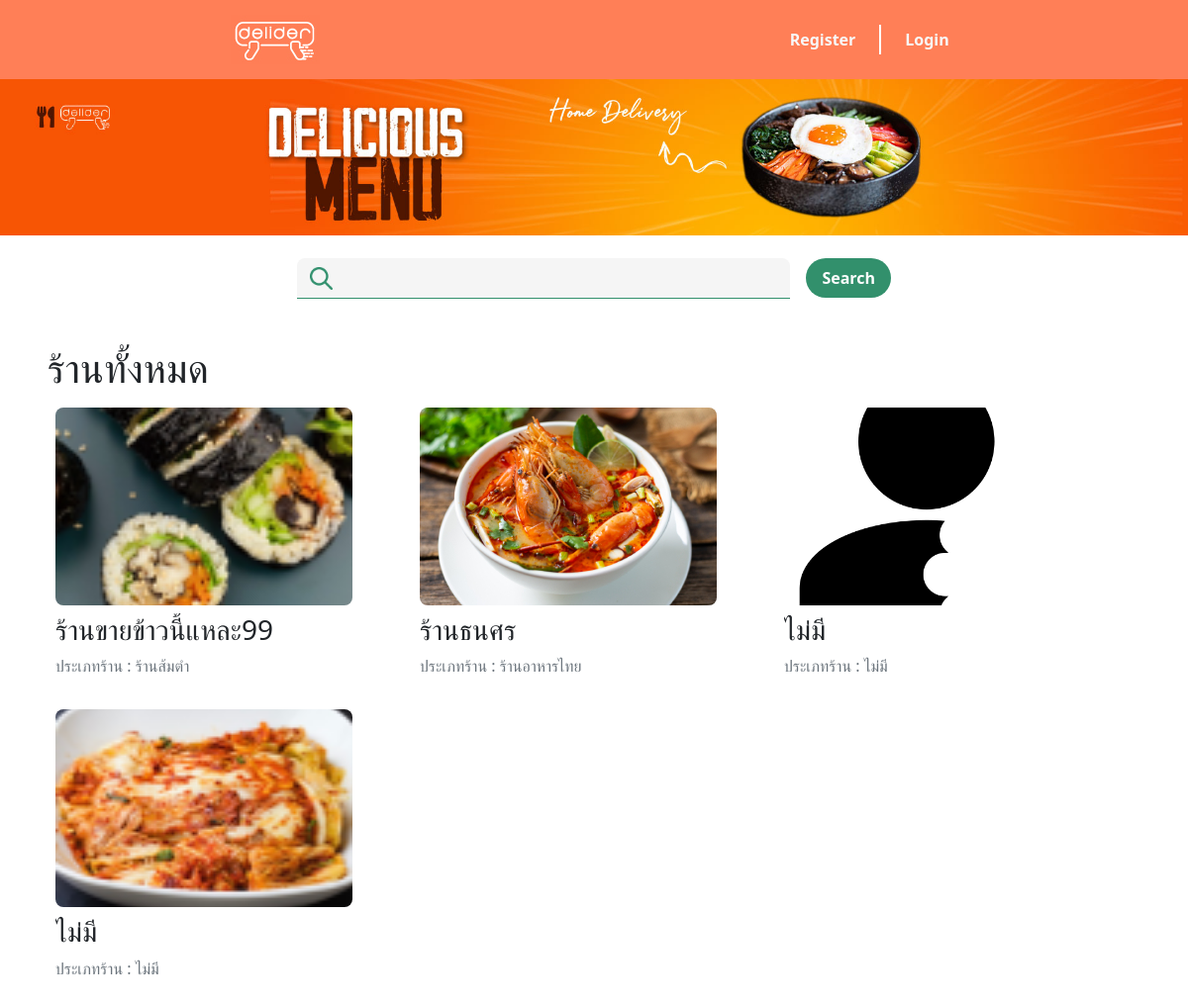
The page / on the database its author committed.
### tables this page shows
CREATE TABLE `restaurant` (
  `id` int(11) NOT NULL,
  `rest_name` varchar(100) NOT NULL DEFAULT '''ไม่มี''',
  `rest_type` varchar(100) NOT NULL DEFAULT '''ไม่มี''',
  `m_id` text NOT NULL
);

CREATE TABLE `manager` (
  `id` int(11) NOT NULL,
  `username` text NOT NULL,
  `password` text NOT NULL,
  `fullname` text NOT NULL,
  `profile` varchar(100) NOT NULL DEFAULT '''555''',
  `address` text NOT NULL,
  `allow` tinyint(1) NOT NULL DEFAULT 0
);

### db/connect.php (called while the page is built)
<?php
function db($qr) {
    $server = "localhost";
    $username = "root";
    $password = "";
    $database = "esan6";
    $conn = new mysqli($server,$username,$password,$database);
    return $conn->query($qr);
}
?>

### component/rest.php (the view)
<?php
function rests($qr)
{
    foreach ($qr as $data) { ?>
        <div>
            <a href="rest.php?id=<?php echo $data['id'] ?>" class="text-dark text-decoration-none">
                <div class="content gap-2">
                    <div class="content-img">
                        <img src="assets/profile/<?php echo $data['profile'] ?>.jpg" alt="">
                    </div>
                    <div class="content-detail">
                        <h3>
                            <?php echo $data['rest_name'] ?>
                        </h3>
                        <p class="text-secondary">ประเภทร้าน :
                            <?php echo $data['rest_type'] ?>
                        </p>
                    </div>
                </div>
            </a>
        </div>
    <?php }
}
?>

### index.php (shortened to what this page needs)
<!DOCTYPE html>
<html lang="en">
<head>
</head>
<body>
    <?php include('component/header.php'); ?>
    <div class="banner">
        <img id="banner" src="image/banner/Food-Facebook-Cover-Banner-19.jpg">
    </div>
    <div class="search">
        <form class="d-flex align-items-center gap-3">
            <div class="search-icon">
                <input class="ps-5" type="text" name="rest">
                <img src="image/icon/search.png">
            </div>
            <button class="rounded-pill px-3" type="submit">Search</button>
        </form>
    </div>
    <div class="main-container">
        <div class="px-5">
            <h1>ร้านทั้งหมด</h1>
            <div class="content-container">
                <?php
                include('component/rest.php');
                if (isset($_GET['rest'])) {
                    $rest = db('SELECT manager.profile,restaurant.rest_name,restaurant.rest_type,restaurant.id FROM restaurant INNER JOIN manager ON restaurant.m_id=manager.id
        AND restaurant.rest_name LIKE "%' . $_GET['rest'] . '%";');
                    if ($rest->num_rows > 0) {
                        rests($rest);
                    }
                } else {
                    $rest = db('SELECT manager.profile,restaurant.rest_name,restaurant.rest_type,restaurant.id FROM restaurant INNER JOIN manager ON restaurant.m_id=manager.id;');
                    if ($rest->num_rows > 0) {
                        rests($rest);
                    }
                }
                ?>
            </div>
        </div>
    </div>
</body>
</html>

### component/header.php (shortened to what this page needs)
<link rel="stylesheet" href="bst/css/bootstrap.min.css">
<link rel="stylesheet" href="css/style.css">
<?php
include('db/connect.php');
if (isset($_SESSION["ISLOGIN"])) {
if ($_SESSION["role"] == 'customer') { ?>
<!-- <div>
    <a href="index.php">HOME</a>
    <a href="profile.php"><img width="200"  alt=""></a>
    <a href="cart.php">CART</a>
    <a href="logout.php">logout</a>
</div> -->
<header>
    <div class="logo">
        <a href="index.php">
            <img src="image/logo/logo90x50px-1.jpg">
        </a>
    </div>
    <div class="d-flex align-items-center gap-3">
        <a class="d-flex align-items-center gap-3 right-menu rounded-pill text-light" href="profile.php">
            <img class="rounded-pill" src="image/icon/<?php echo $_SESSION['profile'] ?>.png">
        </a>
        <div style="border: 1px solid white; height: 30px;"></div>
        <a class="right-menu text-light rounded-pill" href="cart.php">
            <img src="image/icon/basket.png" width="30px">
        </a>
        <a class="logout text-light rounded-pill" href="logout.php">
            Logout
        </a>
    </div>
</header>
<?php }else if ($_SESSION['role'] == "manager") { ?>
<!-- <div>
    <a href="index.php">HOME</a>
    <a href="profile.php"><img width="200" src="assets/profile/<?php echo $_SESSION['profile'] ?>.jpg" alt=""></a>
    <a >RESTAURANT</a>
    <a href="logout.php">logout</a>
</div> -->
<header>
    <div class="logo">
        <a href="index.php">
            <img src="image/logo/logo90x50px-1.jpg">
        </a>
    </div>
    <div class="d-flex align-items-center gap-3">
        <a class="d-flex align-items-center gap-3 right-menu rounded-pill text-light" href="profile.php">
            <img class="rounded-pill" src="assets/profile/<?php echo $_SESSION['profile'] ?>.jpg">
        </a>
        <div style="border: 1px solid white; height: 30px;"></div>
        <a class="right-menu text-light rounded-pill" href="rest.php?id=<?php echo db('SELECT id FROM restaurant WHERE m_id='.$_SESSION['id'].';')->fetch_assoc()['id']; ?>">
            <img src="image/icon/restaurant.png" width="30px">
        </a>
        <a class="logout text-light rounded-pill" href="logout.php">
            Logout
        </a>
    </div>
</header>
<?php }else if ($_SESSION['role'] == "admin") { ?>
<!-- <div>
    <a href="index.php">HOME</a>
    <a href="profile.php"><img width="200" src="assets/profile/<?php echo $_SESSION['profile'] ?>.jpg" alt=""></a>
    <a href="admin.php">DASHBOARD</a>
    <a href="logout.php">logout</a>
</div> -->
<header>
    <div class="logo">
        <a href="index.php">
            <img src="image/logo/logo90x50px-1.jpg">
        </a>
    </div>
    <div class="d-flex align-items-center gap-3">
        <a class="d-flex align-items-center gap-3 right-menu rounded-pill text-light" href="profile.php">
            <img class="rounded-pill" src="assets/profile/<?php echo $_SESSION['profile'] ?>.jpg">
        </a>
        <div style="border: 1px solid white; height: 30px;"></div>
        <a class="right-menu text-light rounded-pill" href="admin.php">
            <img src="image/icon/admin.png" width="30px">
        </a>
        <a class="logout text-light rounded-pill" href="logout.php">
            Logout
        </a>
    </div>
</header>
<?php }else if ($_SESSION['role'] == "delivery") { ?>
<!--
<div>
    <a href="index.php">HOME</a>
    <a href="profile.php"><img width="200" src="assets/profile/<?php echo $_SESSION['profile'] ?>.jpg" alt=""></a>
    <a href="delivery.php">DELIVERY</a>
    <a href="logout.php">logout</a>
</div> -->
<header>
    <div class="logo">
        <a href="index.php">
            <img src="image/logo/logo90x50px-1.jpg">
        </a>
    </div>
    <div class="d-flex align-items-center gap-3">
        <a class="d-flex align-items-center gap-3 right-menu rounded-pill text-light" href="profile.php">
            <img class="rounded-pill" src="assets/profile/<?php echo $_SESSION['profile'] ?>.jpg">
        </a>
        <div style="border: 1px solid white; height: 30px;"></div>
        <a class="right-menu text-light rounded-pill" href="delivery.php">
            <img src="image/icon/food-delivery.png" width="30px">
        </a>
        <a class="logout text-light rounded-pill" href="logout.php">
            Logout
        </a>
    </div>
</header>
<?php }
}else{ ?>
<header>
    <div class="logo">
        <a href="index.php">
            <img src="image/logo/logo90x50px-1.jpg">
        </a>
    </div>
    <div class="d-flex align-items-center gap-3">
        <a class="right-menu text-light rounded-pill" href="register.php">Register</a>
        <div style="border: 1px solid white; height: 30px;"></div>
        <a class="right-menu text-light rounded-pill" href="login.php">Login</a>
    </div>
</header>
<?php }
?>

### css/style.css (style rules this page uses)
header { display: flex; justify-content: space-around; padding: 15px 0; background-color: #ff7f57; }
.right-menu { text-decoration: none; font-weight: bold; padding: 8px; transition: 0.1s; }
.logo>a { outline: none; }
.banner>img { width: 100%; }
.search { max-width: 50%; margin: 8px; margin: 23px auto; background-color: white; border-radius: 0 0 8px 8px; position: sticky; top: 0; }
.search>form>div>input { border: none; outline: none; width: 100%; padding: 8px; background-color: #f5f5f5; border-radius: 8px 8px 0 0; border-bottom: 1px solid #32906c; transition: 0.1s; }
.search>form>button { padding: 8px; background-color: #32906c; color: white; font-weight: bold; border: none; outline: none; transition: 0.1s; }
.search-icon { width: 100%; position: relative; }
.search-icon>img { width: 23px; position: absolute; top: 23%; left: 13px; }
.main-container { max-width: 1360px; padding: 23px 0; margin: 0 auto; }
.content-container { display: grid; grid-template-columns: 1fr 1fr 1fr 1fr; }
.content { display: flex; flex-direction: column; width: 316px; padding: 8px; }
.content-img>img { width: 300px; height: 200px; object-fit: cover; border-radius: 8px; }
.content-detail>h3 { white-space: nowrap; width: 100%; overflow: hidden; text-overflow: ellipsis; }
.content-detail>p { white-space: nowrap; width: 100%; overflow: hidden; text-overflow: ellipsis; }
@media screen and (max-width: 1350px) { .content-container { grid-template-columns: 1fr 1fr 1fr; } }

### rows shown on the page
restaurant: manager.profile (picture), rest_name "ร้านขายข้าวนี้แหละ99", rest_type "ร้านส้มตำ"
restaurant: manager.profile (picture), rest_name "ร้านธนศร", rest_type "ร้านอาหารไทย"
restaurant: shows a picture, rest_name "ไม่มี", rest_type "ไม่มี"
restaurant: manager.profile (picture), rest_name "ไม่มี", rest_type "ไม่มี"
